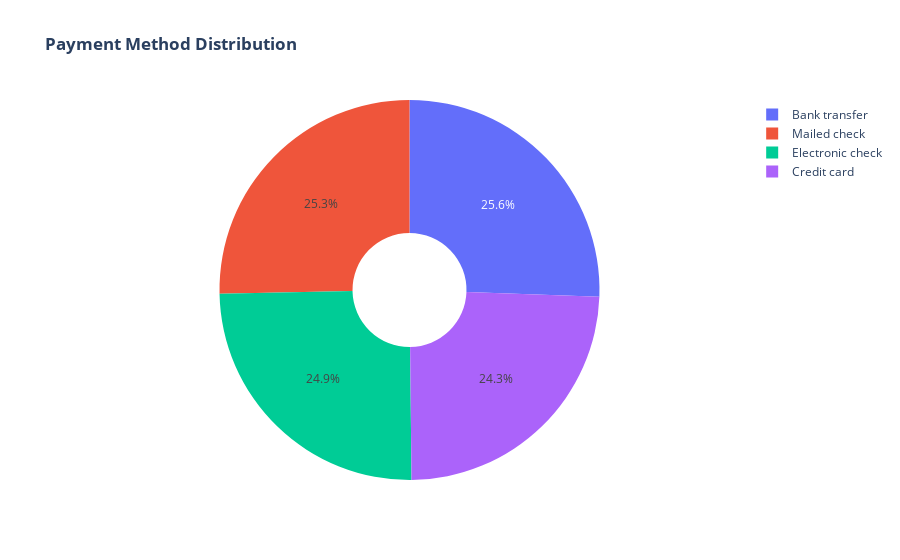

The cell this chart's notebook holds for it:
### Code cell
# customer payment method

labels = df['PaymentMethod'].unique()
values = df['PaymentMethod'].value_counts()

fig = go.Figure(data=[go.Pie(labels=labels, values=values, hole=.3)])
fig.update_layout(title_text="<b>Payment Method Distribution</b>")
fig.show()

### Figure 1 — Plotly figure (JSON) as saved in the notebook; plotly's stock layout.template omitted (floating-point values rounded to 4 significant figures)
{"data": [{"hole": 0.3, "labels": ["Bank transfer", "Mailed check", "Electronic check", "Credit card"], "type": "pie", "values": [1503, 1488, 1462, 1427]}], "layout": {"title": {"text": "<b>Payment Method Distribution</b>"}}}
